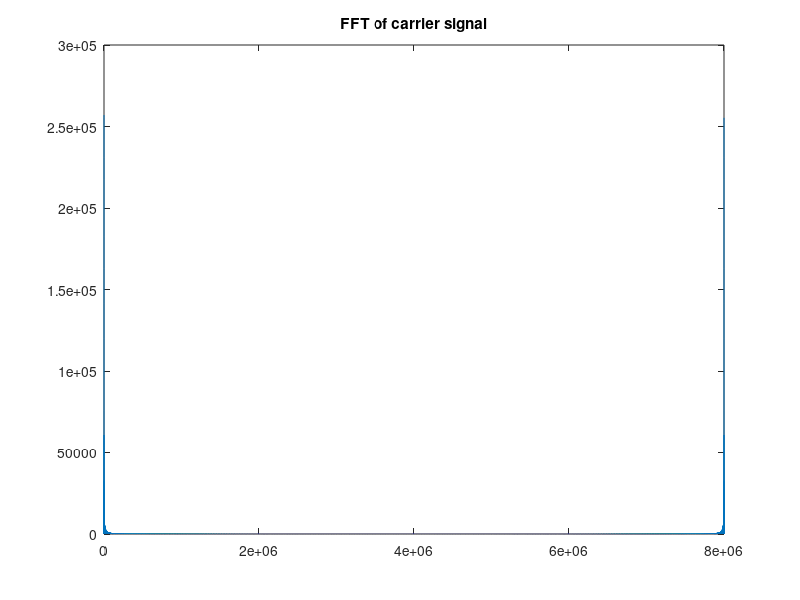
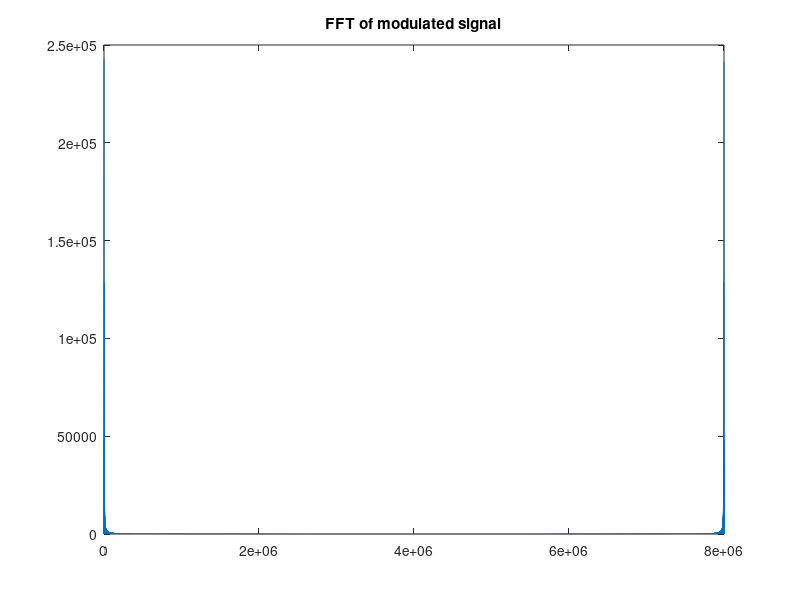
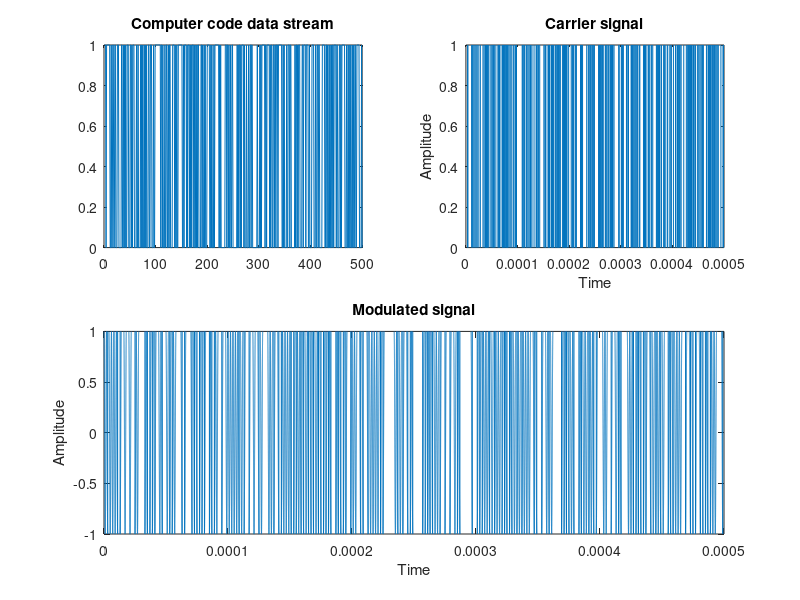

MATLAB code for these plots, in order:
% Simulation for CyberAttk. Computer virus simulation signal modulation
close all;
clear;

%%% adjuste according to the actual situation %%%
%%%%%%%%%%%%%%%%%%%%%%%%%%%%%%%%%%%%%%%%%%%
fs = 1e9; % sampling frequecy
fc=120e9; % center freq: 120 GHz - THz radar transmitter
bitRate=1e6; % data rate
numBits=500; % % number of binary digits
zeropad=16; % zero-padding
%%%%%%%%%%%%%%%%%%%%%%%%%%%%%%%%%%%%%%%%%%%

%% Step 1: Generate a random stream of computer code data to simulate a virus
% code data generation
data_binary=randi([0 1],numBits,1);  % generate random binary data

%disp(code_data);

% calculate the duration and number of samples per bit
bitDuration=1/bitRate;
numSamplesBit=round(bitDuration*fs);

%% Step 2: Generate a carrier signal
t=(0:numBits*numSamplesBit-1)/fs;
carrierSig=zeros(1,length(t));
for i=1:numBits
    bit=data_binary(i);
    carrierSig((i-1)*numSamplesBit+1:i*numSamplesBit)=bit;
end

% FFT
FFTc=fft(carrierSig,length(carrierSig)*zeropad);
figure;
plot(abs(FFTc));
title('FFT of carrier signal')

%% Step 3: FSK modulation
deltaF=bitRate/2; % frequecy shift
modulatedSig=cos(2*pi*(fc+deltaF*carrierSig).*t);

% FFT
FFTm=fft(modulatedSig,length(carrierSig)*zeropad);
figure;
plot(abs(FFTm));
title('FFT of modulated signal')

%% Print figures...
figure;
subplot(2,2,1);
plot(data_binary);
title('Computer code data stream');
subplot(2,2,2);
plot(t,carrierSig);
xlabel('Time');
ylabel('Amplitude');
title('Carrier signal');
subplot(2,2,3:4);
plot(t,modulatedSig);
xlabel('Time');
ylabel('Amplitude');
title('Modulated signal');

%disp('Mission completed!');


